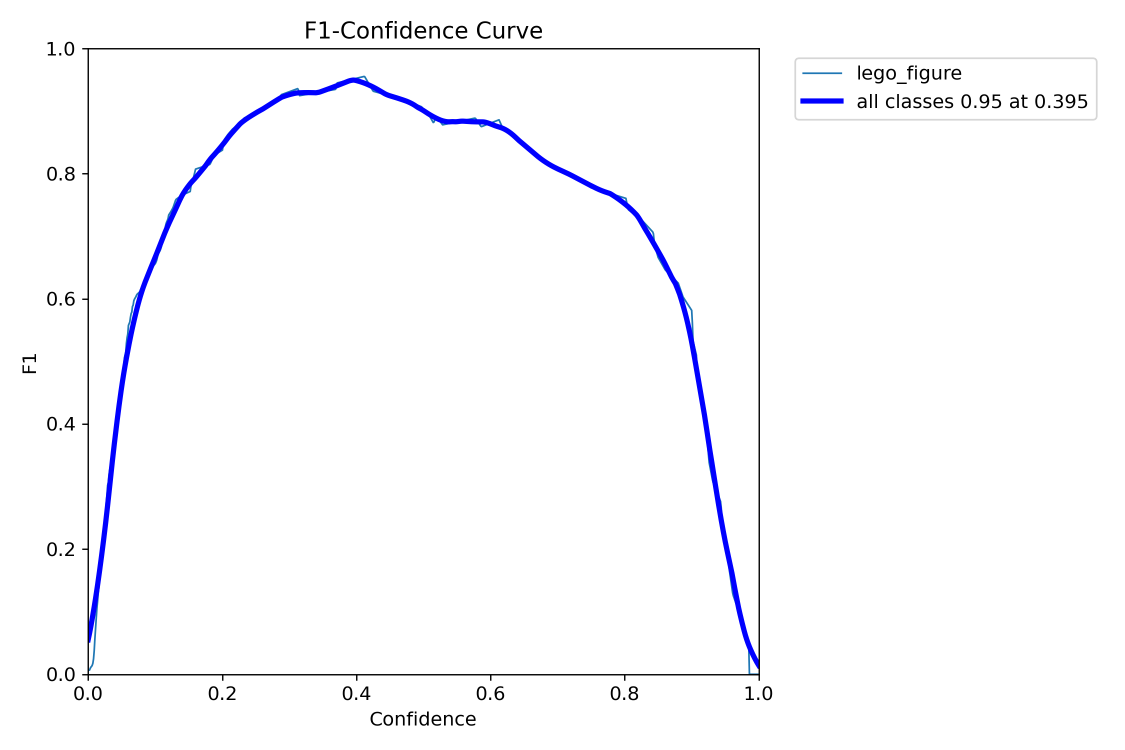
#> input picture runs/detect/train/F1_curve.png, 2250 x 1500 px, found by its file name (shown at 1/2 size); its folder holds only this picture in this run
$ python label_images.py
#> lines starting #> are read from the running program, lines starting #| are printed output that depends on the picture
import os
import cv2
import numpy as np

def create_label(image_path, output_folder, class_id=0, max_display_size=800):
#> called with image_path = 'dataset/images/train/F1_curve.png', output_folder = 'dataset/labels/train', class_id = 0, max_display_size = 800
    img = cv2.imread(image_path)
#> img is the input picture: shape (1500, 2250, 3); mean B, G, R 252.5, 250.1, 250
    original_height, original_width = img.shape[:2]
#> original_height = 1500; original_width = 2250

    display_scale = min(max_display_size / original_width, max_display_size / original_height)
#> display_scale = 0.356
    display_width = int(original_width * display_scale)
#> display_width = 800
    display_height = int(original_height * display_scale)
#> display_height = 533
    display_img = cv2.resize(img, (display_width, display_height))
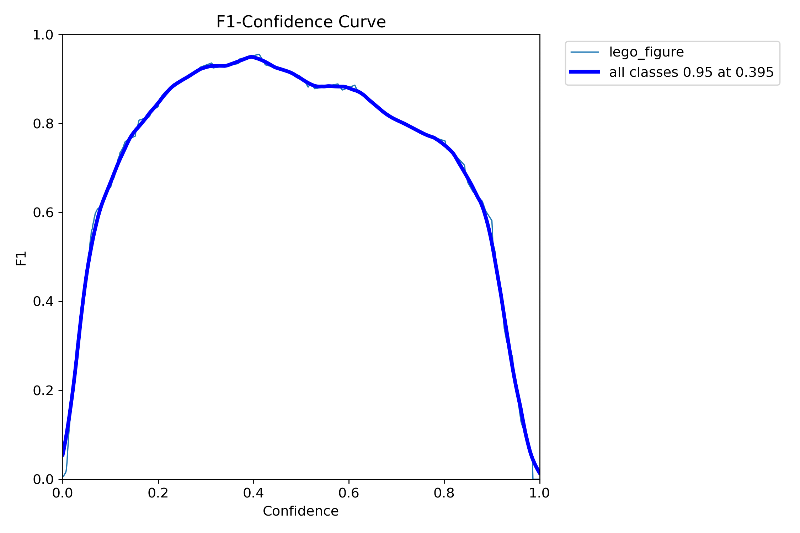
#> display_img: shape (533, 800, 3); mean B, G, R 252.5, 250.1, 250

    cv2.imshow('Draw bounding box', display_img)

#> (the run stopped early here; a loop or call above may not have finished)

$ run again, on runs/detect/train/confusion_matrix.png
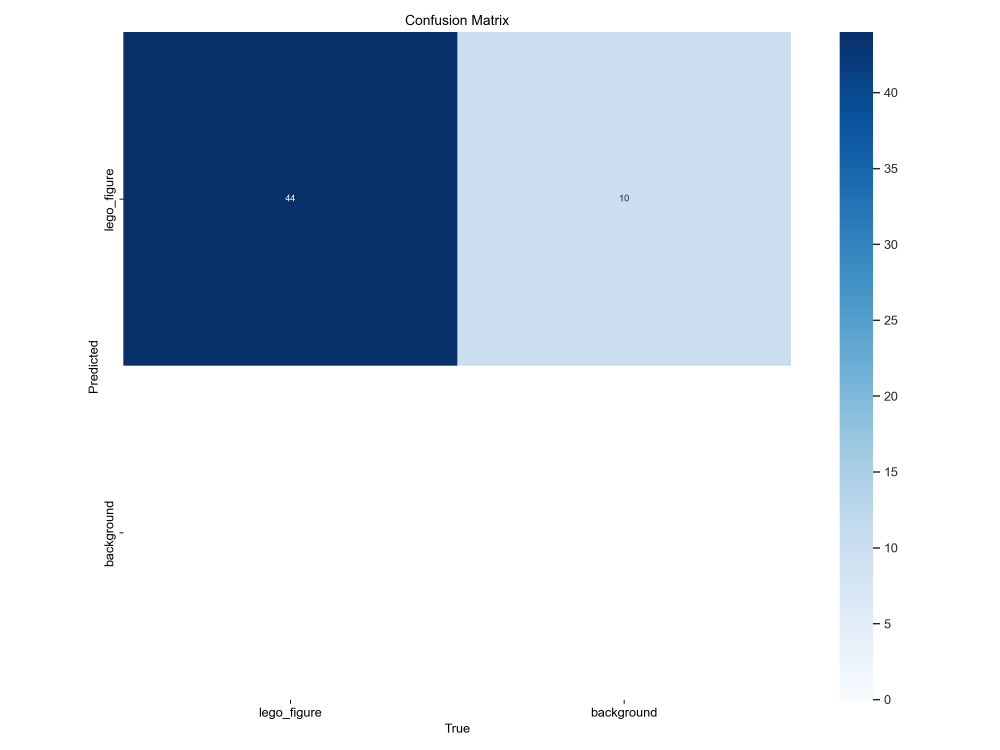
#> input picture runs/detect/train/confusion_matrix.png, 3000 x 2250 px, found by its file name (shown at 1/3 size)
#> in create_label, img is the input picture: shape (2250, 3000, 3); mean B, G, R 228.7, 216.1, 205.7
#> in create_label, `display_img = cv2.resize(img, (display_width, display_height))`:
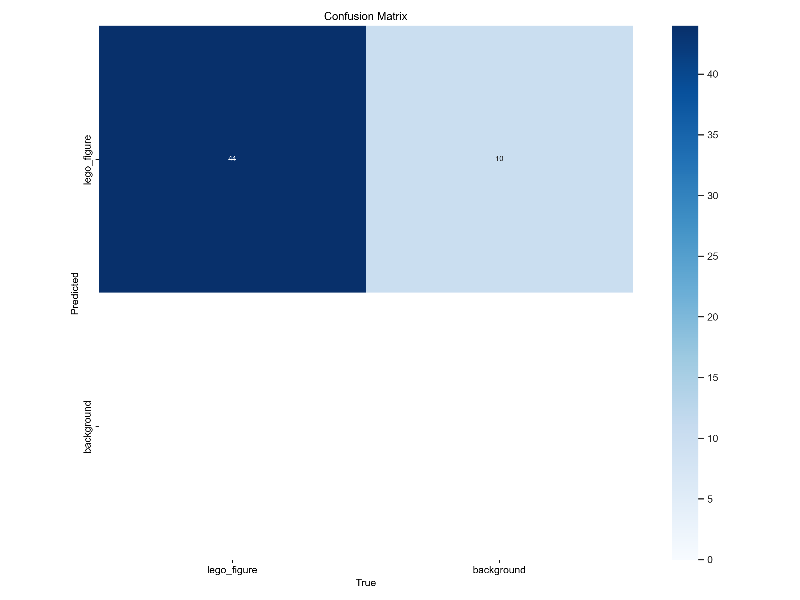
#> display_img: shape (600, 800, 3); mean B, G, R 228.8, 216.2, 205.9

$ run again, on runs/detect/train/confusion_matrix_normalized.png
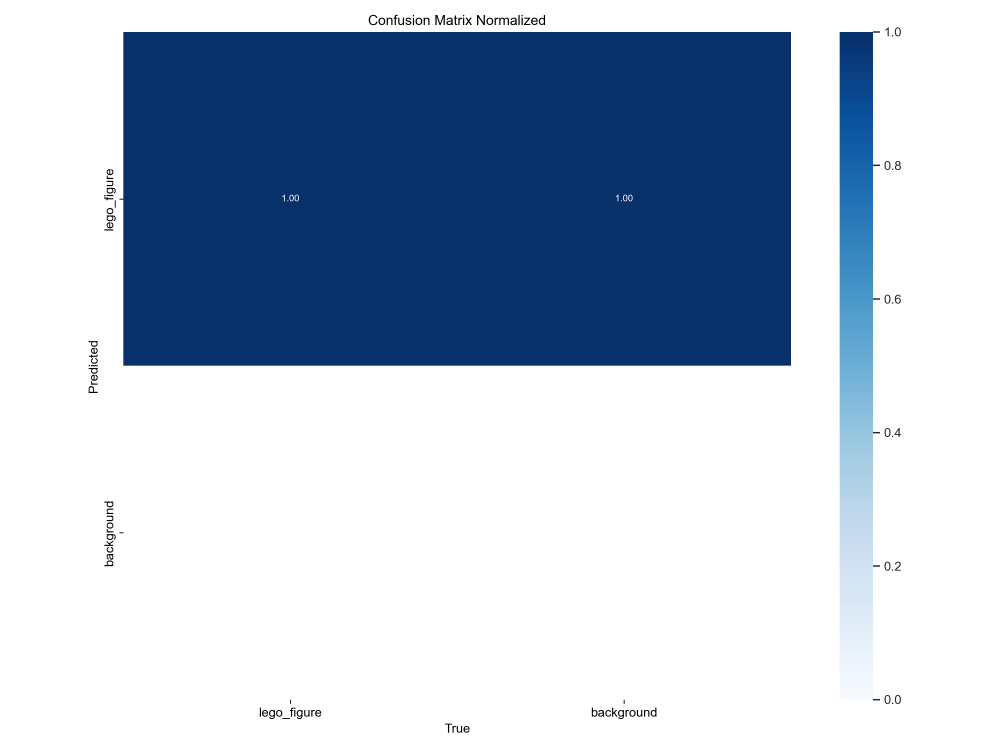
#> input picture runs/detect/train/confusion_matrix_normalized.png, 3000 x 2250 px, found by its file name (shown at 1/3 size)
#> in create_label, img is the input picture: shape (2250, 3000, 3); mean B, G, R 209, 190.3, 176.9
#> in create_label, `display_img = cv2.resize(img, (display_width, display_height))`:
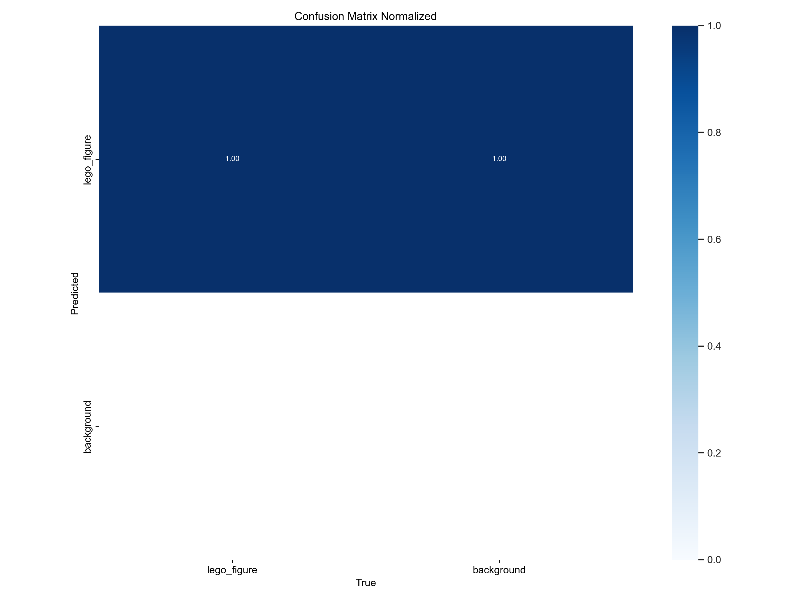
#> display_img: shape (600, 800, 3); mean B, G, R 209, 190.4, 177

$ run again, on runs/detect/train/PR_curve.png
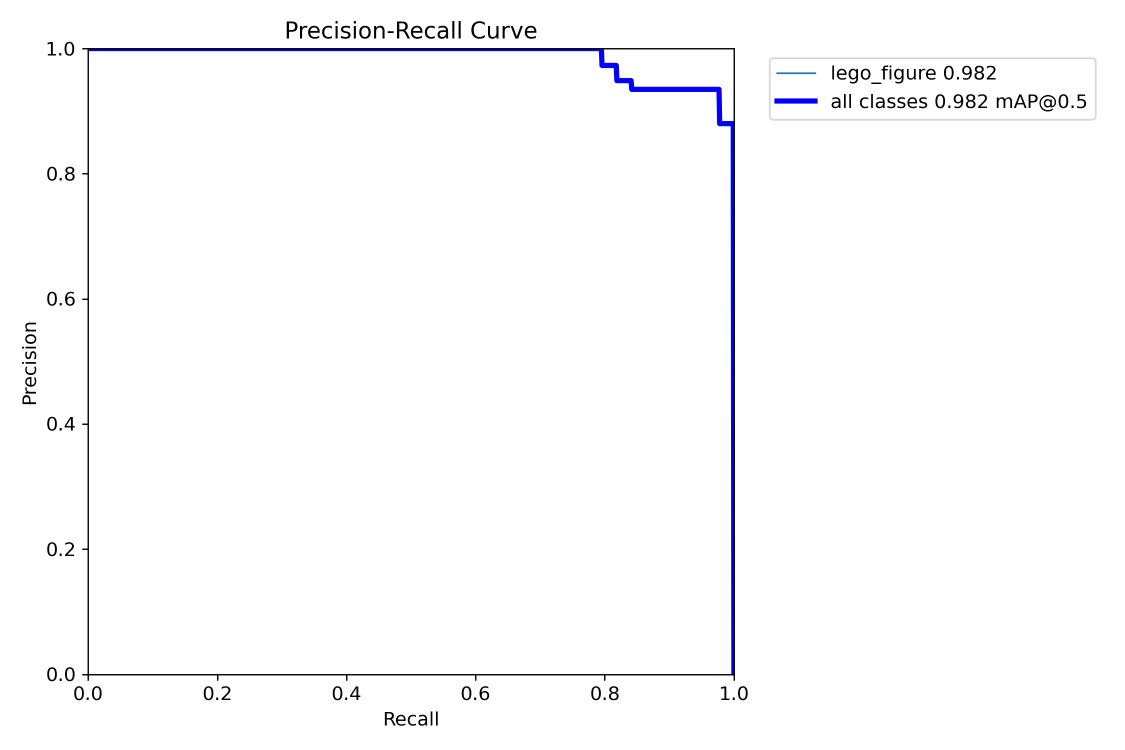
#> input picture runs/detect/train/PR_curve.png, 2250 x 1500 px, found by its file name (shown at 1/2 size)
#> in create_label, img is the input picture: shape (1500, 2250, 3); mean B, G, R 252.4, 251.3, 251.3
#> in create_label, `display_img = cv2.resize(img, (display_width, display_height))`:
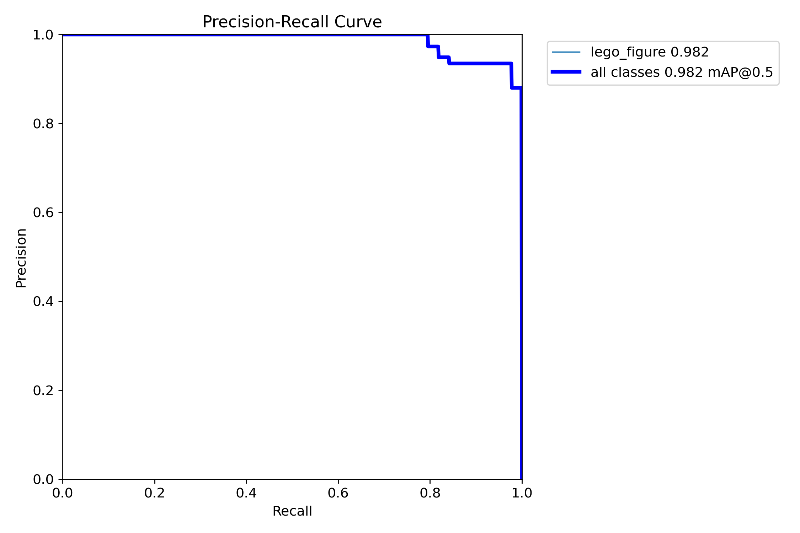
#> display_img: shape (533, 800, 3); mean B, G, R 252.4, 251.3, 251.3

$ run again, on runs/detect/train/P_curve.png
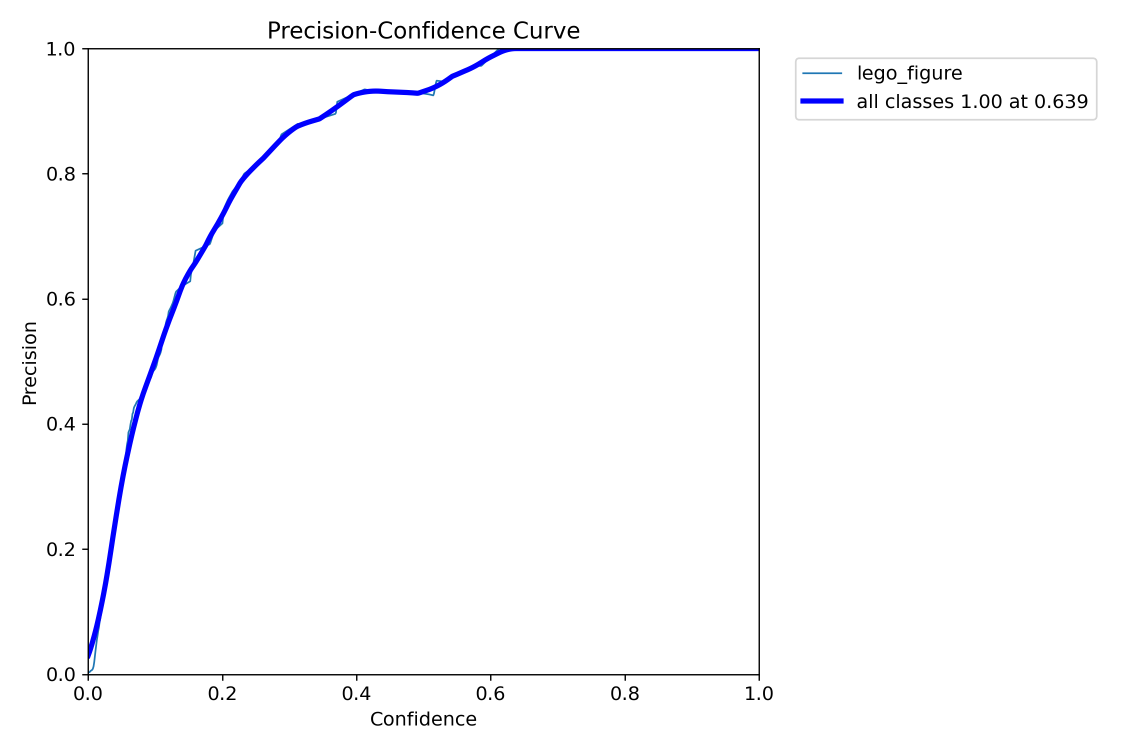
#> input picture runs/detect/train/P_curve.png, 2250 x 1500 px, found by its file name (shown at 1/2 size)
#> in create_label, img is the input picture: shape (1500, 2250, 3); mean B, G, R 252.3, 250.8, 250.8
#> in create_label, `display_img = cv2.resize(img, (display_width, display_height))`:
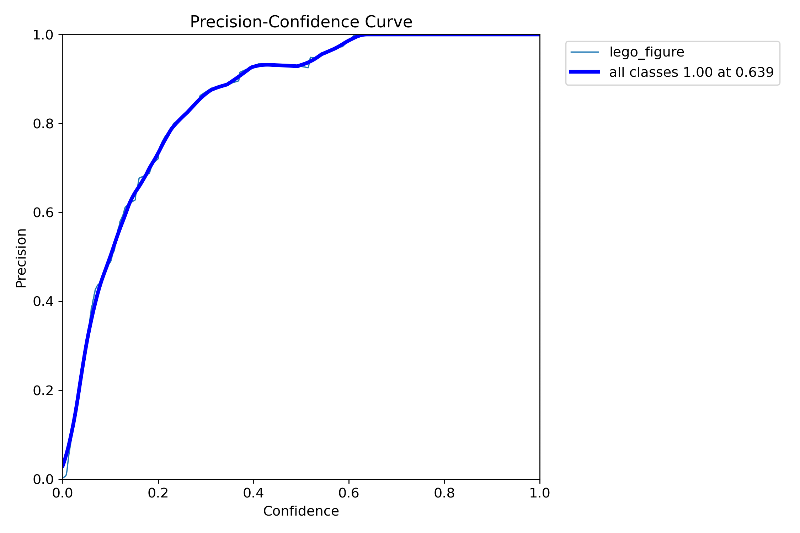
#> display_img: shape (533, 800, 3); mean B, G, R 252.3, 250.8, 250.8
